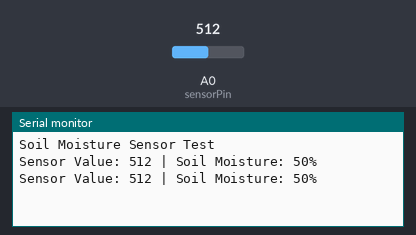
Recording of a sketch running on a simulated Arduino Uno, built with avr-gcc and run on an emulated ATmega328P. On the bench: the last lines printed to the serial monitor. The inputs (shaded band) are chosen by the test bench; at power-on: A0 (sensorPin) = 512.

Above: at 3.2 s.
3.3 s: A0 (sensorPin) set to 716
At 4.6 s:
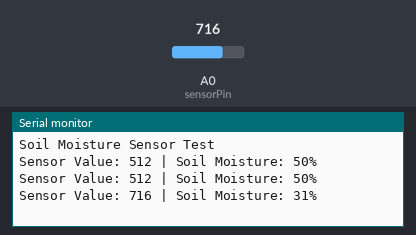
4.8 s: A0 (sensorPin) set to 900
At 5.7 s:
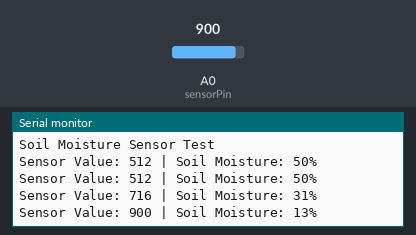
Timing chart, 0 to 7.8 s (numbered marks = the images above; inputs shaded):
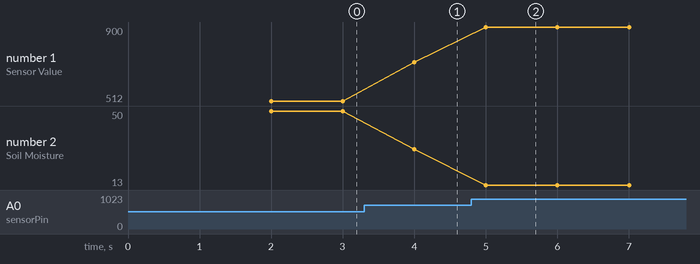

Measured:
- after the input at 3.3 s, the serial monitor: prints a new line after 0.70 s (image 1)
- after the input at 4.8 s, the serial monitor: prints a new line after 0.20 s (image 2)
- plotted number 1: 512 → 716 after the input at 3.3 s, 716 → 900 after the input at 4.8 s
- plotted number 2: 50 → 31 after the input at 3.3 s, 31 → 13 after the input at 4.8 s

The sketch:

arduinoUNO_soilmoistor.ino
```cpp
// Define the analog pin where the sensor is connected
const int sensorPin = A0;  // Soil moisture sensor connected to A0
int sensorValue;           // Variable to store sensor reading

void setup() {
  // Initialize Serial Monitor
  Serial.begin(9600);
  Serial.println("Soil Moisture Sensor Test");
  delay(2000);
}

void loop() {
  // Read the analog value from the sensor
  sensorValue = analogRead(sensorPin);

  // Map the sensor value to a percentage (optional)
  int moisturePercent = map(sensorValue, 0, 1023, 100, 0); // 100% = Wet, 0% = Dry

  // Display the raw value and percentage on the Serial Monitor
  Serial.print("Sensor Value: ");
  Serial.print(sensorValue);
  Serial.print(" | Soil Moisture: ");
  Serial.print(moisturePercent);
  Serial.println("%");

  // Add delay for readability
  delay(1000);
}
```
